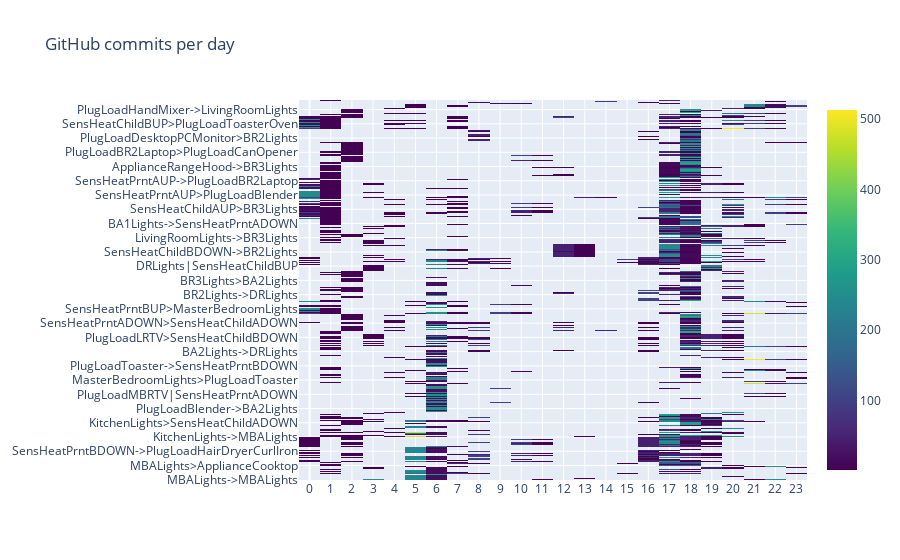

Notebook code cell kept with this figure:
### Code cell
fig = go.Figure(data=go.Heatmap(
        z=SE_time_df["size"],
        x=SE_time_df["start_time"],
        y=SE_time_df["rule"],
        colorscale='Viridis'))

fig.update_layout(
    title='GitHub commits per day',
    xaxis_nticks=36)

fig.show()

### Figure 1 — Plotly figure (JSON) as saved in the notebook; plotly's stock layout.template omitted (floating-point values rounded to 4 significant figures; data arrays with more than 128 entries replaced by an {"elided": "..."} marker saying what was removed)
{"data": [{"colorscale": [[0.0, "#440154"], [0.1111, "#482878"], [0.2222, "#3e4989"], [0.3333, "#31688e"], [0.4444, "#26828e"], [0.5556, "#1f9e89"], [0.6667, "#35b779"], [0.7778, "#6ece58"], [0.8889, "#b5de2b"], [1.0, "#fde725"]], "x": {"elided": "3958 int values"}, "y": {"elided": "3958 str values"}, "z": {"elided": "3958 int values"}, "type": "heatmap"}], "layout": {"xaxis": {"nticks": 36}, "title": {"text": "GitHub commits per day"}}}
